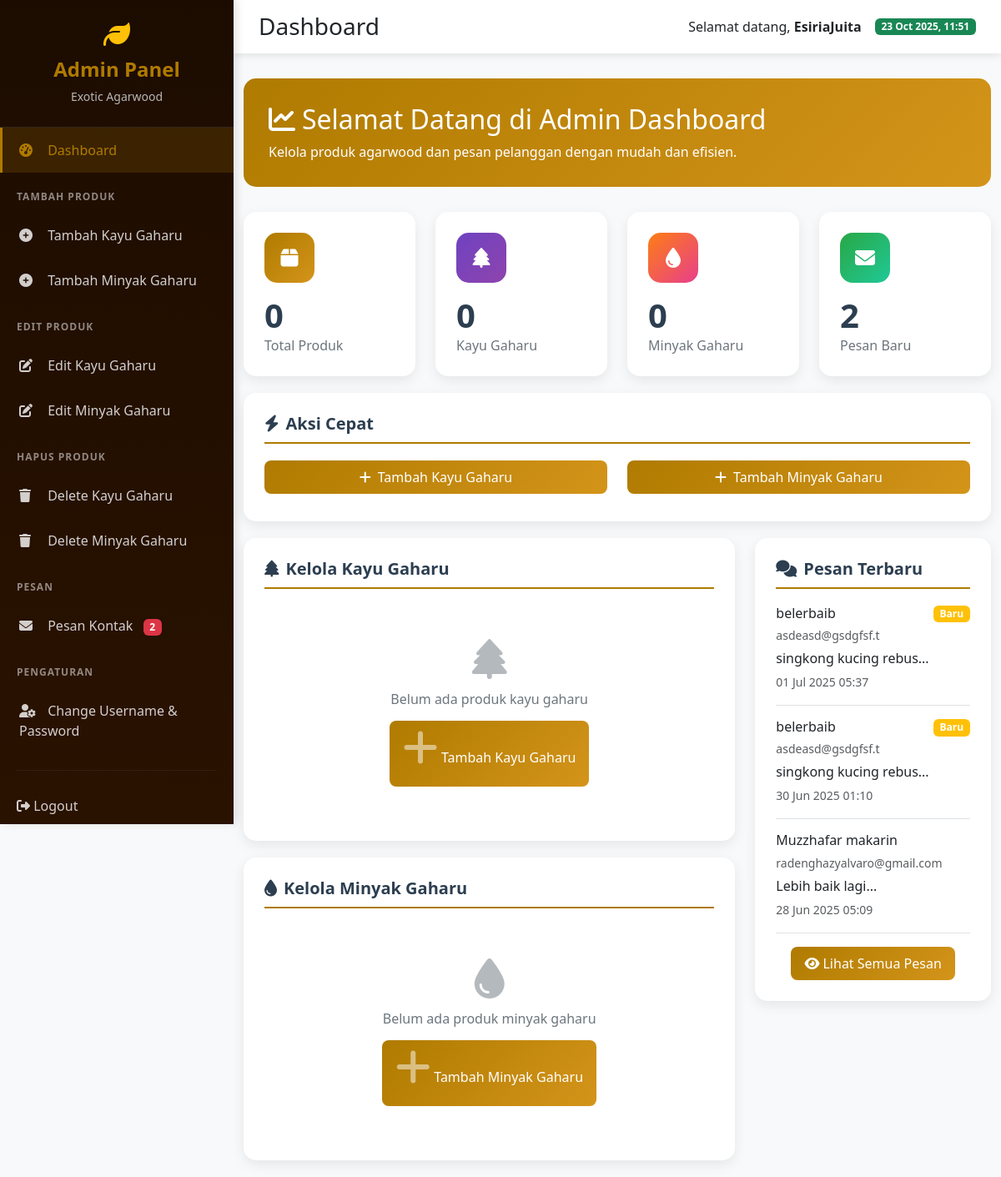
Screenshot of /admineai.php (signed in) with the database file from the repository.
### tables this page shows
CREATE TABLE `contact_messages` (
  `id` int(11) NOT NULL,
  `name` varchar(100) NOT NULL,
  `email` varchar(255) NOT NULL,
  `phone` varchar(20) DEFAULT NULL,
  `message` text NOT NULL,
  `is_read` tinyint(1) DEFAULT 0,
  `created_at` timestamp NULL DEFAULT current_timestamp()
);

### admineai.php (the view, shortened to what the rows shown need)
<?php
require_once 'database.php';
try {
    $stmt = $pdo->query("SELECT * FROM contact_messages ORDER BY created_at DESC LIMIT 5");
    $recent_messages = $stmt->fetchAll();
} catch(PDOException $e) {
    $error = "Database error: " . $e->getMessage();
}
?>
<!DOCTYPE html>
<html lang="en">
<head>
    <link href="https://cdnjs.cloudflare.com/ajax/libs/bootstrap/5.3.0/css/bootstrap.min.css" rel="stylesheet">
    <link href="https://cdnjs.cloudflare.com/ajax/libs/font-awesome/6.4.0/css/all.min.css" rel="stylesheet">
</head>
<body>
    <div class="main-content">
        <div class="container-fluid">
            <div class="welcome-card">
                <h2><i class="fas fa-chart-line me-2"></i>Selamat Datang di Admin Dashboard</h2>
            </div>
            <div class="row">
                <div class="col-md-4">
                    <div class="recent-section">
                        <?php if (!empty($recent_messages)): ?>
                            <?php foreach ($recent_messages as $message): ?>
                                <div class="border-bottom pb-3 mb-3">
                                    <div class="d-flex justify-content-between align-items-start">
                                        <div>
                                            <h6 class="mb-1"><?php echo htmlspecialchars($message['name']); ?></h6>
                                            <small class="text-muted"><?php echo htmlspecialchars($message['email']); ?></small>
                                            <p class="mb-1 mt-1"><?php echo htmlspecialchars(substr($message['message'], 0, 100)) . '...'; ?></p>
                                            <small class="text-muted"><?php echo date('d M Y H:i', strtotime($message['created_at'])); ?></small>
                                        </div>
                                        <?php if ($message['is_read'] == 0): ?>
                                            <span class="badge bg-warning">Baru</span>
                                        <?php endif; ?>
                                    </div>
                                </div>
                            <?php endforeach; ?>
                        <?php else: ?>
                            <p class="text-muted">Belum ada pesan.</p>
                        <?php endif; ?>
                    </div>
                </div>
            </div>
        </div>
    </div>
</body>
</html>

### rows the page displays
contact_messages: name "belerbaib", email "asdeasd@gsdgfsf.t", message "singkong kucing rebus", created_at "01 Jul 2025 05:37", is_read "Baru"
contact_messages: name "belerbaib", email "asdeasd@gsdgfsf.t", message "singkong kucing rebus", created_at "30 Jun 2025 01:10", is_read "Baru"
contact_messages: name "Muzzhafar makarin", email "radenghazyalvaro@gmail.com", message "Lebih baik lagi", created_at "28 Jun 2025 05:09"

### other values shown
$unread_messages "2"
$_SESSION['admin_username'] "EsiriaJuita"
$total_products "0"
$kayu_count "0"
$minyak_count "0"
